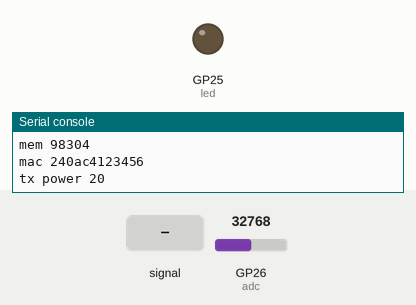
This program was run on a simulated Raspberry Pi Pico running MicroPython. Parts: output pins drawn as LEDs (lit = HIGH), the last lines printed to the serial console. The test bench sets the inputs (shaded band); at power-on: GP26 (adc) = 32768 (analog values on the 0–65535 scale). WiFi joins after 1.5 s; the interpreter's speed is modelled, so counts of loop turns are approximate; a WiFi scan finds one network, HomeNet.

Above: at 0.1 s.
At 4.7 s:
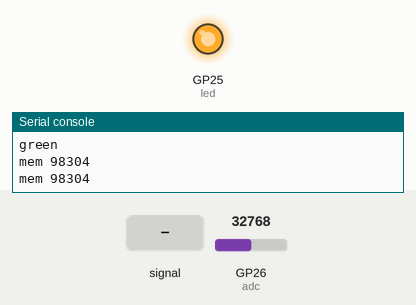
4.8 s: GP26 (adc) fed a 200 Hz sine of ±5242 counts around its level
Timing chart, 0 to 7.8 s (numbered marks = the images above; inputs shaded):
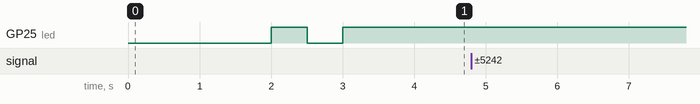

The program:

t13_sm_report.py
```python
import gc
from machine import Pin, ADC
import micropython
import utime
import socket

gc.threshold((gc.mem_free() + gc.mem_alloc()) // 4)

print("mem", gc.mem_free())
gc.collect()
print("mem", gc.mem_free())

import wifi
wifi.connect()

print("mem", gc.mem_free())
gc.collect()
print("mem", gc.mem_free())

udp_ip = "192.168.2.2"
udp_port = 8001

# save state
last_col = ''

def set_colour(arg):
    global last_col
    if arg != last_col:
        print(arg)
        last_col = arg
        text = "Glenn "
        text_length = len(text)
        r = g = b = 0
        if arg == 'red':
            r = 0xFF
        elif arg == 'orange':
            r = 0xFF
            g = 0x7E
        elif arg == 'green':
            g = 0xFF
        color_rgb = (r, g, b)

        value = 0

        v = ((value >> 8) & 0xFF, value & 0xFF)
        message = bytearray([text_length]) + text.encode('utf-8') \
            + bytearray(color_rgb) + bytearray(v)

        sock = socket.socket(socket.AF_INET, socket.SOCK_DGRAM)
        n = sock.sendto(message, (udp_ip, udp_port))
        print("mem", gc.mem_free())
        sock.close()
        print("mem", gc.mem_free())
        #gc.collect()


# Set up ADC to read voltage from microphone
adc = ADC(0)

sound_max = 2**16
sound_red = 2**13
sound_yel = 2**12
sound = 0

forget = 100
sample_period = 50 # ms
count = 0
while True:
    start = utime.ticks_ms()
    mx = 0
    mn = 2**16
    while utime.ticks_diff(utime.ticks_ms(), start) < sample_period:
        val = adc.read_u16()
        count += 1
        if val > mx:
            mx = val
        if val < mn:
            mn = val

    peak_to_peak = mx - mn

    #print(peak_to_peak)
    if peak_to_peak > sound:
        sound = peak_to_peak

    if sound > sound_max:
        sound = sound_max

    if sound > sound_red:
        micropython.schedule(set_colour, "red")
    elif sound > sound_yel:
        micropython.schedule(set_colour, "orange")
    else:
        micropython.schedule(set_colour, "green")

    #print(count, sound)
    count = 0

    sound -= forget
    if sound < 0:
        sound = 0
```

wifi.py
```python
import network   # handles connecting to WiFi
import urequests # handles making and servicing network requests
from time import sleep_ms

from machine import Pin

led = Pin("LED", Pin.OUT)

def connect():
    # Init network object
    wlan = network.WLAN(network.STA_IF)
    wlan.active(True)

    # Some info
    print("mac", wlan.config("mac").hex())
    print("tx power", wlan.config("txpower"))

    # Wifi scan
    wifi_list = wlan.scan()
    print(wifi_list)

    # Fill in your network name (ssid) and password here:
    ssid = 'rp2-pico'
    password = 'kiwipycon'

    wlan.connect(ssid, password)

    # Note that if there is no DHCP server then after successful
    # connection wlan.status() will be 2 (CYW43_LINK_NOIP) which
    # is not defined by the MicroPython network module.
    # In this case call wlan.ifconfig([...]) prior to wlan.connect().

    # Can also use wlan.isconnected() here
    while not wlan.status() in [network.STAT_GOT_IP]:
        print("wlan status:", wlan.status())
        led.toggle()
        sleep_ms(500)
    print("IP from DHCP", wlan.ifconfig()) # IP from DHCP

    # Set static IP
    wlan.ifconfig(("192.168.2.155", "255.255.255.0", "192.168.2.1", "1.1.1.1"))
    print("Static IP", wlan.ifconfig())

    # uPy for the Pico doesn't have this yet
    # wlan.config(dhcp_hostname = "glenn")

def create_ap():
    ap = network.WLAN(network.AP_IF)
    ap.config(essid="ssid", password="password")
    ap.active(True)
    while ap.active() == False:
        pass
    print("AP active")
    print(ap.ifconfig())


def get():
    url_list = ["http://ip.jsontest.com/", "http://date.jsontest.com/"]

    for url in url_list:

        print('about to get', url)

        # Get the data from the server
        response = urequests.get(url)

        # Print the server's response
        print(response.text)
```
